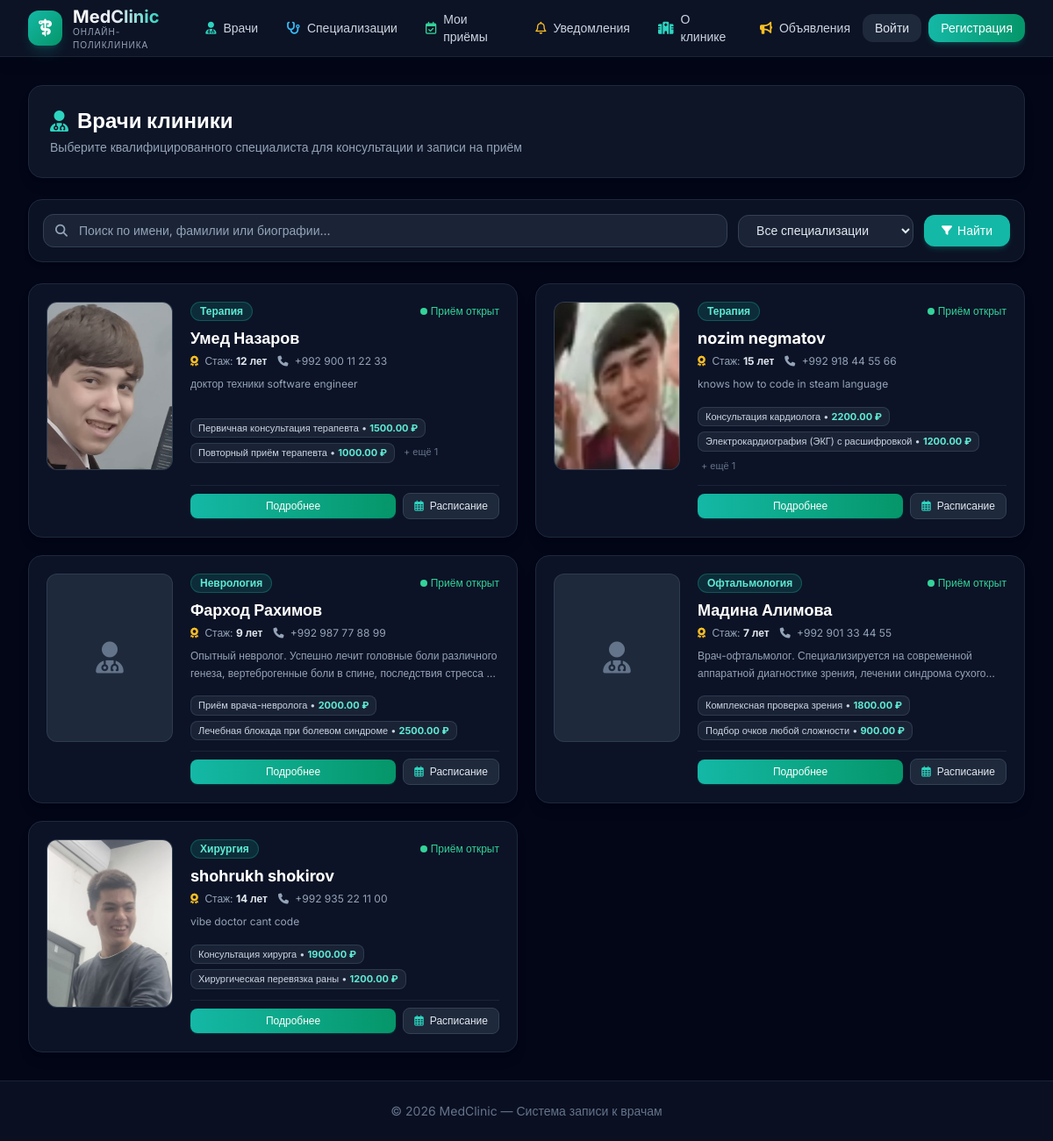
The app's page /doctors/ with its own data.
### doctors/models.py (models this page shows, shortened)
class Doctor(models.Model):
    user=models.OneToOneField(User,related_name='doctor_profile', on_delete=models.CASCADE)
    specialization = models.ForeignKey(Specialization,on_delete=models.SET_NULL,null=True,related_name='doctors')
    services=models.ManyToManyField(Service,blank=True,related_name='doctors')
    bio=models.TextField()
    experience_years = models.PositiveIntegerField(default=0)
    photo = models.ImageField(upload_to='doctors/photos/', blank=True, null=True)
    phone = models.CharField(max_length=20, blank=True)
    is_active = models.BooleanField(default=True)
    created_at = models.DateTimeField(auto_now_add=True)

class Specialization(models.Model):
    name = models.CharField(max_length=50)
    description = models.TextField(blank=True)

class Service(models.Model):
    name = models.CharField(max_length=50)
    description = models.TextField()
    price = models.DecimalField(max_digits=10, decimal_places=2)
    duration=models.PositiveIntegerField()
    specialization  = models.ForeignKey(Specialization , on_delete=models.SET_NULL,null=True,blank=True,related_name='services')

### doctors/views.py (the view, shortened to what this page needs)
# urls.py: path('', doctor_list, name='doctor_list'),
def doctor_list(request):
    q = request.GET.get('q', '').strip()
    specialization_id = request.GET.get('specialization', '')
    doctors = Doctor.objects.all().select_related('user', 'specialization')
    if not request.user.is_staff:
        doctors = doctors.filter(is_active=True)
    if specialization_id and specialization_id.isdigit():
        doctors = doctors.filter(specialization_id=int(specialization_id))
    specializations = Specialization.objects.all()
    return render(request, 'doctors/doctor_list.html', {
        'doctors': doctors,
        'specializations': specializations,
        'q': q,
        'selected_specialization': specialization_id,
    })

### templates/doctors/doctor_list.html (shortened to what this page needs)
{% extends 'base.html' %}
{% block content %}
<div class="space-y-6">
    <div class="flex flex-col sm:flex-row sm:items-center justify-between gap-4 bg-slate-900/90 border border-slate-800 p-6 rounded-2xl shadow-lg">
        <div>
            <h1 class="text-2xl font-bold text-white flex items-center gap-2.5">
                <i class="fa-solid fa-user-doctor text-teal-400"></i>
                <span>Врачи клиники</span>
            </h1>
            <p class="text-slate-400 text-sm mt-1">Выберите квалифицированного специалиста для консультации и записи на приём</p>
        </div>
    </div>
    <form method="GET" class="bg-slate-900/70 border border-slate-800 p-4 rounded-2xl shadow-md flex flex-wrap gap-3 items-center">
        <div class="relative flex-1 min-w-[240px]">
            <i class="fa-solid fa-magnifying-glass absolute left-3.5 top-1/2 -translate-y-1/2 text-slate-400 text-sm"></i>
            <input type="text" name="q" value="{{ q }}" placeholder="Поиск по имени, фамилии или биографии..."
                   class="w-full pl-10 pr-4 py-2 bg-slate-800/80 border border-slate-700 rounded-xl text-sm text-slate-100 placeholder-slate-400 focus:outline-none focus:border-teal-500 transition">
        </div>
        <div class="min-w-[200px]">
            <select name="specialization"
                    class="w-full px-4 py-2 bg-slate-800/80 border border-slate-700 rounded-xl text-sm text-slate-200 focus:outline-none focus:border-teal-500 transition">
                <option value="">Все специализации</option>
            </select>
        </div>
        <div class="flex gap-2">
            <button type="submit" class="px-5 py-2 rounded-xl text-sm font-medium bg-teal-500 hover:bg-teal-400 text-white transition flex items-center gap-1.5 shadow-md shadow-teal-500/20">
                <i class="fa-solid fa-filter text-xs"></i> Найти
            </button>
        </div>
    </form>
    {% if doctors %}
        <div class="grid grid-cols-1 md:grid-cols-2 gap-5">
            {% for doctor in doctors %}
                <div class="bg-slate-900/80 border border-slate-800 hover:border-slate-700/80 rounded-2xl p-5 shadow-lg transition duration-200 flex flex-col sm:flex-row gap-5">
                    <div class="w-full sm:w-36 h-48 rounded-xl overflow-hidden bg-slate-800 border border-slate-700/80 flex-shrink-0 flex items-center justify-center">
                        {% if doctor.photo %}
                            <img src="{{ doctor.photo.url }}" alt="{{ doctor.user.get_full_name }}" class="w-full h-full object-cover object-top">
                        {% else %}
                            <div class="text-4xl text-slate-500">
                                <i class="fa-solid fa-user-doctor"></i>
                            </div>
                        {% endif %}
                    </div>
                    <div class="flex-1 flex flex-col justify-between space-y-3">
                        <div>
                            <div class="flex items-center justify-between gap-2 mb-1.5">
                                <span class="px-2.5 py-0.5 rounded-full text-xs font-semibold bg-teal-500/15 text-teal-300 border border-teal-500/30">
                                    {{ doctor.specialization.name|default:"Общая практика" }}
                                </span>
                                {% if doctor.is_active %}
                                    <span class="text-xs text-emerald-400 flex items-center gap-1">
                                        <span class="w-2 h-2 rounded-full bg-emerald-400 inline-block animate-pulse"></span> Приём открыт
                                    </span>
                                {% else %}
                                    <span class="px-2 py-0.5 rounded text-[11px] font-medium bg-red-500/20 text-red-300 border border-red-500/30">
                                        Не ведёт приём
                                    </span>
                                {% endif %}
                            </div>
                            <h2 class="text-lg font-bold text-white hover:text-teal-300 transition">
                                <a href="/doctors/{{ doctor.pk }}/">
                                    {% if doctor.user.first_name or doctor.user.last_name %}
                                        {{ doctor.user.first_name }} {{ doctor.user.last_name }}
                                    {% else %}
                                        {{ doctor.user.username }}
                                    {% endif %}
                                </a>
                            </h2>
                            <div class="text-xs text-slate-400 flex items-center gap-3 mt-1">
                                <span><i class="fa-solid fa-award text-amber-400 mr-1"></i> Стаж: <strong class="text-slate-200">{{ doctor.experience_years }} лет</strong></span>
                                {% if doctor.phone %}
                                    <span><i class="fa-solid fa-phone text-slate-400 mr-1"></i> {{ doctor.phone }}</span>
                                {% endif %}
                            </div>
                            {% if doctor.bio %}
                                <p class="text-xs text-slate-400 mt-2 line-clamp-2 leading-relaxed">
                                    {{ doctor.bio }}
                                </p>
                            {% endif %}
                        </div>
                        {% if doctor.services.all %}
                            <div class="flex flex-wrap gap-1.5 pt-1">
                                {% for s in doctor.services.all|slice:":2" %}
                                    <span class="text-[11px] bg-slate-800/80 border border-slate-700/80 text-slate-300 px-2 py-0.5 rounded-lg">
                                        {{ s.name }} &bull; <strong class="text-teal-300">{{ s.price }} ₽</strong>
                                    </span>
                                {% endfor %}
                                {% if doctor.services.all|length > 2 %}
                                    <span class="text-[11px] text-slate-500 px-1 py-0.5">+ ещё {{ doctor.services.all|length|add:"-2" }}</span>
                                {% endif %}
                            </div>
                        {% endif %}
                        <div class="flex items-center gap-2 pt-2 border-t border-slate-800/80">
                            <a href="/doctors/{{ doctor.pk }}/" class="flex-1 text-center px-3 py-1.5 rounded-lg text-xs font-medium bg-gradient-to-r from-teal-500 to-emerald-600 text-white hover:from-teal-400 hover:to-emerald-500 transition shadow-sm shadow-teal-500/20">
                                Подробнее
                            </a>
                            <a href="/schedules/doctor/{{ doctor.pk }}/" class="px-3 py-1.5 rounded-lg text-xs font-medium bg-slate-800 hover:bg-slate-700 text-slate-200 border border-slate-700 transition" title="Расписание приёма">
                                <i class="fa-regular fa-calendar-days mr-1 text-teal-400"></i> Расписание
                            </a>
                        </div>
                    </div>
                </div>
            {% endfor %}
        </div>
    {% endif %}
</div>
{% endblock %}

### templates/base.html (style rules this page uses)
body { font-family: 'Inter', sans-serif; }

### records on screen
Doctor: photo (picture), specialization.name "Терапия", is_active True (drawn), user.first_name "Умед", user.last_name "Назаров", experience_years "12", phone "+992 900 11 22 33", bio "доктор техники software engineer", services.all|length "1"
Service: name "Первичная консультация терапевта", price "1500.00"
Service: name "Повторный приём терапевта", price "1000.00"
Doctor: photo (picture), specialization.name "Терапия", is_active True (drawn), user.first_name "nozim", user.last_name "negmatov", experience_years "15", phone "+992 918 44 55 66", bio "knows how to code in steam language", services.all|length "1"
Service: name "Консультация кардиолога", price "2200.00"
Service: name "Электрокардиография (ЭКГ) с расшифровкой", price "1200.00"
Doctor: specialization.name "Неврология", is_active True (drawn), user.first_name "Фарход", user.last_name "Рахимов", experience_years "9", phone "+992 987 77 88 99", bio "Опытный невролог. Успешно лечит головные боли различного генеза, вертеброгенные боли в спине, последствия стресса…"
Service: name "Приём врача-невролога", price "2000.00"
Service: name "Лечебная блокада при болевом синдроме", price "2500.00"
Doctor: specialization.name "Офтальмология", is_active True (drawn), user.first_name "Мадина", user.last_name "Алимова", experience_years "7", phone "+992 901 33 44 55", bio "Врач-офтальмолог. Специализируется на современной аппаратной диагностике зрения, лечении синдрома…"
Service: name "Комплексная проверка зрения", price "1800.00"
Service: name "Подбор очков любой сложности", price "900.00"
Doctor: photo (picture), specialization.name "Хирургия", is_active True (drawn), user.first_name "shohrukh", user.last_name "shokirov", experience_years "14", phone "+992 935 22 11 00", bio "vibe doctor cant code"
Service: name "Консультация хирурга", price "1900.00"
Service: name "Хирургическая перевязка раны", price "1200.00"
